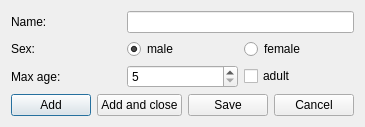
<?xml version="1.0" encoding="UTF-8"?>
<ui version="4.0">
 <class>AddCategoryDlg</class>
 <widget class="QDialog" name="AddCategoryDlg">
  <property name="geometry">
   <rect>
    <x>0</x>
    <y>0</y>
    <width>315</width>
    <height>97</height>
   </rect>
  </property>
  <property name="windowTitle">
   <string>Add category</string>
  </property>
  <property name="windowIcon">
   <iconset resource="../resources.qrc">
    <normaloff>:/icons/icons/floco-128.png</normaloff>:/icons/icons/floco-128.png</iconset>
  </property>
  <layout class="QVBoxLayout" name="verticalLayout">
   <item>
    <layout class="QGridLayout" name="gridLayout">
     <item row="0" column="0">
      <widget class="QLabel" name="label">
       <property name="text">
        <string>Name:</string>
       </property>
      </widget>
     </item>
     <item row="0" column="1" colspan="2">
      <widget class="QLineEdit" name="txtName"/>
     </item>
     <item row="3" column="0">
      <widget class="QLabel" name="label_2">
       <property name="text">
        <string>Max age:</string>
       </property>
      </widget>
     </item>
     <item row="3" column="1">
      <widget class="QSpinBox" name="spinBoxMaxAge">
       <property name="minimum">
        <number>5</number>
       </property>
       <property name="maximum">
        <number>21</number>
       </property>
      </widget>
     </item>
     <item row="3" column="2">
      <widget class="QCheckBox" name="checkBoxAdult">
       <property name="text">
        <string>adult</string>
       </property>
      </widget>
     </item>
     <item row="1" column="1">
      <widget class="QRadioButton" name="radioMale">
       <property name="text">
        <string>male</string>
       </property>
       <property name="checked">
        <bool>true</bool>
       </property>
      </widget>
     </item>
     <item row="1" column="2">
      <widget class="QRadioButton" name="radioFemale">
       <property name="text">
        <string>female</string>
       </property>
      </widget>
     </item>
     <item row="1" column="0">
      <widget class="QLabel" name="label_3">
       <property name="text">
        <string>Sex:</string>
       </property>
      </widget>
     </item>
    </layout>
   </item>
   <item>
    <layout class="QHBoxLayout" name="horizontalLayout">
     <item>
      <spacer name="horizontalSpacer">
       <property name="orientation">
        <enum>Qt::Horizontal</enum>
       </property>
       <property name="sizeHint" stdset="0">
        <size>
         <width>40</width>
         <height>20</height>
        </size>
       </property>
      </spacer>
     </item>
     <item>
      <widget class="QPushButton" name="btnAdd">
       <property name="text">
        <string>Add</string>
       </property>
      </widget>
     </item>
     <item>
      <widget class="QPushButton" name="btnAddAndClose">
       <property name="text">
        <string>Add and close</string>
       </property>
      </widget>
     </item>
     <item>
      <widget class="QPushButton" name="btnSave">
       <property name="text">
        <string>Save</string>
       </property>
      </widget>
     </item>
     <item>
      <widget class="QPushButton" name="btnCancel">
       <property name="text">
        <string>Cancel</string>
       </property>
      </widget>
     </item>
    </layout>
   </item>
  </layout>
 </widget>
 <resources>
  <include location="../resources.qrc"/>
 </resources>
 <connections>
  <connection>
   <sender>checkBoxAdult</sender>
   <signal>toggled(bool)</signal>
   <receiver>spinBoxMaxAge</receiver>
   <slot>setDisabled(bool)</slot>
   <hints>
    <hint type="sourcelabel">
     <x>260</x>
     <y>43</y>
    </hint>
    <hint type="destinationlabel">
     <x>157</x>
     <y>43</y>
    </hint>
   </hints>
  </connection>
  <connection>
   <sender>btnCancel</sender>
   <signal>clicked()</signal>
   <receiver>AddCategoryDlg</receiver>
   <slot>close()</slot>
   <hints>
    <hint type="sourcelabel">
     <x>275</x>
     <y>75</y>
    </hint>
    <hint type="destinationlabel">
     <x>157</x>
     <y>48</y>
    </hint>
   </hints>
  </connection>
 </connections>
</ui>
